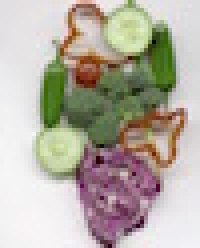
#> input picture tp3/legumes_small.jpg, 50 x 62 px (shown 4 times larger)
$ jupyter execute --allow-errors tp3_megi.ipynb
#> lines starting #> are read from the running program, lines starting #| are printed output that depends on the picture
# TP3: Mean Shift

## Student: Megi Dervishi

Read, understand, and complete and run the following notebook. You must return the completed notebook, including your answers and illustrations (you may need to add cells to write your code or comments).

Return your work on the moodle (or by e-mail) using a single file (ipynb or zip).

## Imports

[cell 1]
# See TP1 for information about those imports
import numpy as np
import matplotlib.pyplot as plt
import scipy.ndimage as ndimage
plt.rcParams['image.cmap'] = 'gray'

# For colorspace conversions in the last section
from skimage.color import rgb2lab,lab2rgb

## 1. Mean shift

In this section, we will implement Mean Shift and test is on simple synthetic data (*i.e.* points you will sample from a probability distribution with known density - see below).

**1.a)** Generate a random vector of 100 2D points `data1` with 50 points sampled from a Gaussian distribution of variance (1, 1) centered in (0, 0) and 50 points sampled from a Gaussian distribution of variance (1, 1) centered in (2, 1).<br/>
Plot your points using the `plt.scatter` function.

**b)** Repeat to create a vector `data2` with the center of the second Gaussian in (3,3).

These `data` vectors will be the synthetic data you will try to cluster, and for which the algorithm should manage to separate the point coming from each of the two Gaussians.
In each of the following experiment, **test on both**.

**c)** Which will be the easiest `data` vector to cluster?

[cell 2]
# Q.1

#generate the data points
pts0 = np.random.normal(np.array([0,0]), np.array([1,1]), (50,2))
pts1 = np.random.normal(np.array([2,1]), np.array([1,1]), (50,2))
data1 = np.concatenate([pts0, pts1])

pts00 = np.random.normal(np.array([0,0]), np.array([1,1]), (50,2))
pts3 = np.random.normal(np.array([3,3]), np.array([1,1]), (50,2))
data2 = np.concatenate([pts00, pts1])

#plot the data
plt.figure(figsize=(15,5))
plt.subplot(1,2,1)
plt.scatter(pts0[:,0], pts0[:, 1], edgecolors = 'black', label='(0,0)')
plt.scatter(pts1[:,0], pts1[:, 1], edgecolors= 'black', label='(2,1)')
plt.title("Data points with variance = (1,1) and different centers")
plt.xlabel("x")
plt.ylabel("y")
plt.legend()

plt.subplot(1,2,2)
plt.scatter(pts00[:,0], pts00[:, 1], edgecolors = 'black', label='(0,0)')
plt.scatter(pts3[:,0], pts3[:, 1], edgecolors= 'black', label='(3,3)')
plt.title("Data points with variance = (1,1) and different centers")
plt.xlabel("x")
plt.ylabel("y")
plt.legend()
plt.show()
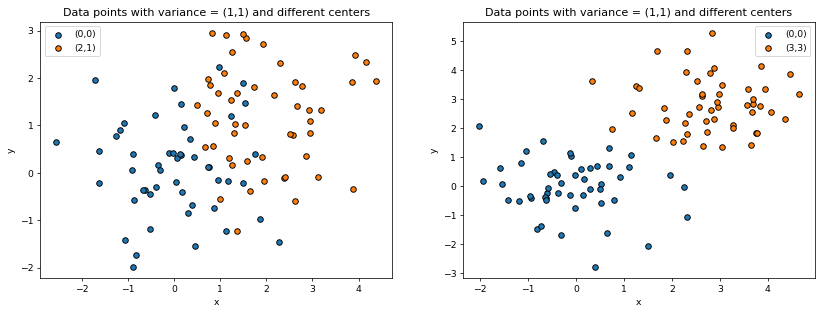
#> figure drawn by matplotlib, 2 panels

**Answer 1.c.**
The easiest `data` vector to cluster for the algorithm would be `data2`. As we can see from the plots the points are more easily distinguishable in `data2` than `data1`.

In the end of this homework, we will segment images using a different bandwidth for space and color. For this reason, we will use **a *d*-dimensional vector `sigma`** as a parameter for all our mean-shift functions. It defines a scale for each dimension (*i.e.* we want to do an anisotropic clustering).

**2.** What would be a meaningful parameter `sigma` for each of the synthetic data sets (`data1` and `data2`)? Explain quickly why.

**Answer 2**
If we choose a very big value for $\sigma$ then the algorithm may not be able to split the data points into different clusters and if we choose too small value then there might be overfitting. Since we know that the data points are generated by a Gaussian of variance $(1,1)$ we can choose a slightly lower one (from Q.5 we can see that a good one is [0.6,0.6])

[cell 3]
#Q.2
sigma1 = np.array([0.6,0.6])
sigma2 = np.array([0.6,0.6])

The formula in the lectures are mostly derived for the isotropic case. The simple way to deal with the anisotropy is to divide each coordinate $x_i$ by its corresponding $\sigma_i$ rather than by a global $\sigma$ -- *e.g.* distance between points $\mathbf x$ and $\mathbf y$ normalized by $\sigma$ becomes $\sqrt{\sum_i^d{\left(\frac{\mathbf x_i- \mathbf y_i}{\sigma_i}\right)^2}}$

**Optional math question.** *(Answer it **only** when you have finished the TP)* What changes exactly in the anisotropic case? Why is doing that valid, what consequences does it have on gradients?

**3.a)** Implement the function `MS_step` which takes as input a vector of all the data points `data`, a starting point `x` and the standard deviations `sigma` and returns the updated position of the point `x` after one step of the mean-shift algorithm. <br/>
**b)** Test it on your synthetic data and visualize the result.

**Comment 3.a.**
The pdf of a multivariate normal distribution is:
\begin{align}
{\displaystyle (2\pi )^{-{\frac {k}{2}}}\det({\boldsymbol {\Sigma }})^{-{\frac {1}{2}}}\,e^{-{\frac {1}{2}}(\mathbf {x} -{\boldsymbol {X_i }})^{\!{\mathsf {T}}}{\boldsymbol {\Sigma }}^{-1}(\mathbf {x} -{\boldsymbol {X_i }})}}
\end{align}
where in our case $\Sigma = \sigma^2 \cdot \text{Id}$.

[cell 4]
#Q.3.a

def MS_step(data, x, sigma):
  #x = np.repeat(x, 100, axis=1)
  Sigma = np.diag(sigma)**2
  mult = np.einsum('ji,ji->i', x-data, np.linalg.inv(Sigma) @ (x-data))
  exponent = -1/2* mult
  k = data.shape[0]
  pdf = (2*np.pi)**(-k/2)* np.linalg.det(Sigma)**(-1/2) * np.exp(exponent)
  return (data @ pdf) / np.sum(pdf)

#applies the function f pointwise for data1, data2
def apply_pointwise(data, sigma, f):
  step =  []
  for i in range(len(data)):
    x = data[i].reshape(len(data[i]),1)
    step.append(f(data.T, x, sigma))
  return np.array(step)

[cell 5]
#Q.3.b
step1 = apply_pointwise(data1, sigma1, MS_step)
step2 = apply_pointwise(data2, sigma2, MS_step)
#visualise
plt.figure(figsize=(15,5))
plt.subplot(1,2,1)
plt.scatter(pts0[:,0], pts0[:, 1], edgecolors = 'black', label='(0,0)')
plt.scatter(pts1[:,0], pts1[:, 1], edgecolors= 'black', label='(2,1)')
plt.scatter(step1[:, 0], step1[:, 1], marker='x',s = 70, color='red', label = 'step1')
plt.title("Data points after first step of MS")
plt.xlabel("x")
plt.ylabel("y")
plt.legend()

plt.subplot(1,2,2)
plt.scatter(pts00[:,0], pts00[:, 1], edgecolors = 'black', label='(0,0)')
plt.scatter(pts3[:,0], pts3[:, 1], edgecolors= 'black', label='(3,3)')
plt.scatter(step2[:, 0], step2[:, 1], marker='x',s = 70, color='red', label = 'step2')
plt.title("Data points after first step of MS")
plt.xlabel("x")
plt.ylabel("y")
plt.legend()
plt.show()
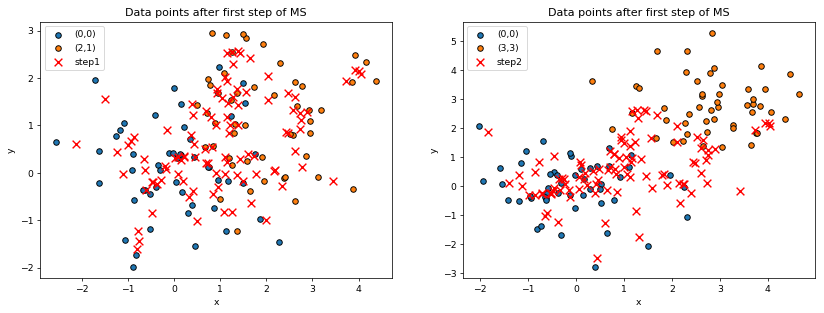
#> figure drawn by matplotlib, 2 panels

**4.a)** Implement the function `MS_point` which iterates `MS_step` until convergence (*e.g.* the estimate changes by less than 0.01).<br/>
**b)** Test it on your synthetic data and visualize the results.

[cell 6]
#Q.4.a
def MS_point(data, x, sigma):
    epsilon = 0.01
    xprev = np.inf*x
    while  np.linalg.norm(x - xprev) > epsilon:
      xprev = x
      x = MS_step(data, x, sigma).reshape(len(sigma),1)
    return x

[cell 7]
#Q.4.b
step1 = apply_pointwise(data1,sigma1, MS_point)
step2 = apply_pointwise(data2,sigma2, MS_point)
#visualise
plt.figure(figsize=(15,5))
plt.subplot(1,2,1)
plt.scatter(pts0[:,0], pts0[:, 1], edgecolors = 'black', label='(0,0)')
plt.scatter(pts1[:,0], pts1[:, 1], edgecolors= 'black', label='(2,1)')
plt.scatter(step1[:, 0], step1[:, 1], marker='x',s = 70, color='red', label = 'step1')
plt.title("Data points after MS_point")
plt.xlabel("x")
plt.ylabel("y")
plt.legend()

plt.subplot(1,2,2)
plt.scatter(pts00[:,0], pts00[:, 1], edgecolors = 'black', label='(0,0)')
plt.scatter(pts3[:,0], pts3[:, 1], edgecolors= 'black', label='(3,3)')
plt.scatter(step2[:, 0], step2[:, 1], marker='x',s = 70, color='red', label = 'step2')
plt.title("Data points after MS_point")
plt.xlabel("x")
plt.ylabel("y")
plt.legend()
plt.show()
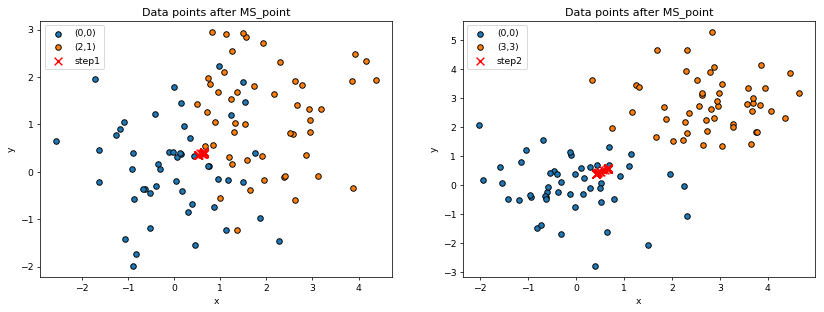
#> figure drawn by matplotlib, 2 panels

**5.a)** Implement the `MS` function, which implements the full mean shift algorithm by iterating `MS_point` on all the points, and merging modes so that there are no two modes at distance -- normalized by `sigma` -- smaller than 0.5, and all points are assigned to the closest mode, at a distance smaller than 0.5. <br/>
It must return a list of the modes and a label (corresponding to a mode) for each point. <br/>
**b)** Test it on your synthetic data and visualize the results for different values of `sigma`. <br/>
**c)** Comment on the result for each `data` vector and the different `sigma`.

[cell 8]
#Q5.a

def MS(data, sigma):
    tolerance = 0.5
    l = apply_pointwise(data, sigma, MS_point)

    labels = np.zeros(len(l))
    acounted_for = [] #already accounted for points
    modes = [] #remaining points after filtering
    for (i1, l1) in enumerate(l):
      if i1 in acounted_for:
          continue
      acounted_for.append(i1)
      labels[i1] = len(modes) #give label
      avg = l1.copy()
      count = 1
      # filter the neighbouring points which are smaller than tolerance
      # merge the neighbouring points by averaging them
      # and mark them as accounted_for
      for (i2, l2) in enumerate(l):
          if i1 == i2:
              continue
          if np.linalg.norm((l1 - l2)/sigma) < tolerance:
              acounted_for.append(i2)
              labels[i2] = len(modes) #same label as i1
              avg += l2.copy()
              count += 1
      modes.append(avg/count)
    return labels, np.array(modes)

[cell 9]
#Q5.b

sigmas = [np.array([0.7, 0.7]), np.array([0.6, 0.6]), np.array([0.5,0.5])]
#> (the rest of this cell did not finish here and is left out)

**Answer 5.c**

We can observe that variance $[0,6, 0.6]$ is the best one that classifies the data into to correct clusters. When we have a lower sigma then we risk overfitting and having more clusters. Otherwise when sigma is larger than we end up classifying all the data as one big cluster.

## 2. Segmentation

**6.a)** Download [this small image](http://imagine.enpc.fr/~aubrym/lectures/introvis17/legumes_small.jpg), load it and convert it to the Lab colorspace. <br/>
**b)** Why is it necessary to change colorspace? What are the ranges of the colorvalues in Lab?

[cell 10]
#Q.6.a
img = rgb2lab(plt.imread('legumes_small.jpg'))
#> img: shape (62, 50, 3) float64; mean of channels 0, 1, 2 71.4, 0.7, 7.4
plt.title('Legumes')
plt.imshow(plt.imread('legumes_small.jpg'))
plt.show()

print(img.shape)
#| (62, 50, 3)

**Answer 6.b**

Lab colorspace are used when the appereance of colors are similar. Visually in the image we can see that we have a 'cluster' of green vegetables. If we take rgb colorspace then there would be different coordinates (for different shades of green) and so it won't be considered a cluster by the algorithm.
Hence we take the lab colorspace.

The range for Lab colorspace are:

* L from 0 to 100
* a from -127 to 128
* b from -128 to 127.

In Mean Shift segmentation, all pixels in the image will be treated as data points including both their color and position in the image.

**7.a)** Convert the *(N, M, 3)* image into an *(NM, 5)* array incuding color and position information for each point. *(Tip: use the `np.meshgrid` function)* <br/>
**b)** What would be a meaningful value for `sigma`?

[cell 11]
#Q.7.a
x, y = np.meshgrid(np.arange(img.shape[1]), np.arange(img.shape[0]))
imgpos = np.concatenate((img, x[:,:, None], y[:,:, None]), axis=2)
data_img = np.reshape(imgpos, [-1, 5])
print(data_img.shape)
#| (3100, 5)

#Q.7.b
print('x in [{},{}]'.format(np.min(x), np.max(x)))
#| x in [0,49]
print('y in [{},{}]'.format(np.min(y), np.max(y)))
#| y in [0,61]

sigma_img = np.array([5,10,10,5,5])

**Answer 7.b**
A good sigma can be one that is in between the ranges for L,a,b,x,y. So I took approximately sqrt of half of those ranges

**8.a)** Use the `MS` function from the previous section to compute a meaningful segmentation of the image. <br/>
*(Tip: if your `MS` function is too slow, it might be because `MS_step` or because mode merging. Try to rewrite your answers replacing some python loops with `np.sum` and other built-in `numpy` functions that are much faster)* <br/>
**b)** Visualize the result as an image by replacing the color values of the pixels associated to each mode by the color of the mode. <br/>
**c)** Experiment with different `sigma` values and comment on the results.

[cell 12]
#Q8.a
labels_img, modes_img = MS(data_img, sigma_img)
